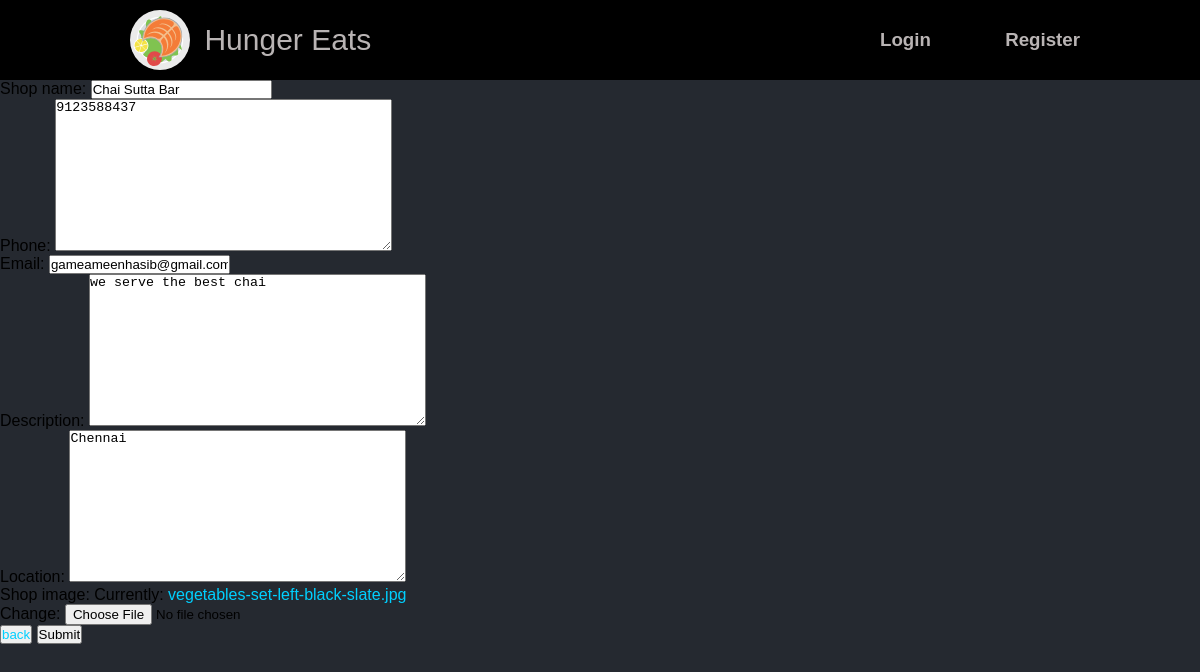
Screenshot of /update-shop/1/ with the database file from the repository.
### hunger/models.py (models this page shows, shortened)
class Shop(models.Model):
    item=models.ForeignKey("Items", blank=True,on_delete=models.SET_NULL,null=True, related_name="items")
    shop_name=models.CharField(max_length=100 ,blank=True,unique=True)
    phone=models.TextField(validators=[MinLengthValidator(10),MaxLengthValidator(10)],null=True,blank=True)
    email=models.EmailField(max_length=50,null=True,blank=True)
    shop_host=models.ForeignKey(User,on_delete=models.SET_NULL,null=True)
    description=models.TextField(max_length=200,null=True)
    location=models.TextField(max_length=100,null=True)
    updated =models.DateTimeField(auto_now=True)
    created=models.DateTimeField(auto_now_add=True)
    shop_image=models.ImageField(null=True,default="vegetables-set-left-black-slate.jpg")
    class Meta:
        ordering=['shop_name']

### hunger/views.py (the view)
# urls.py: path('update-shop/<str:pk>/',views.updateshop,name="update-shop"),
def updateshop(request,pk):
    page="updateshop"
    shop=Shop.objects.get(id=pk)
    form=ShopForm(instance=shop)
    if request.method=='POST':
        form=ShopForm(request.POST,instance=shop)
        if form.is_valid():
            shop.save()
            return redirect('shop',pk=shop.id)
    context={'page':page,'form':form}
    return render(request,'hunger/shop-form.html',context)

### hunger/shop_form.py
class ShopForm(ModelForm):
    class Meta:
        model =Shop
        fields='__all__'
        exclude=['shop_host','item']

### hunger/templates/hunger/shop-form.html (shortened to what this page needs)
{% extends 'index.html' %}
 {% block content %}
{% if page == "createshop" %}
    <form action="" method="POST" required >
    {% csrf_token %} {{form.as_p}}
    <button type="submit"><a href="{{request.META.HTTP_REFERER}}"> back</a></button>
    <input type="submit" required />
    </form>
  <!-- {% for field in form %}
        <label for="shop_name">{{field.label}}</label>
        {{field}}
        {% endfor %} -->
{% elif  page == "updateshop" %}
    <form action="" method="POST" required >
    {% csrf_token %} {{form.as_p}}
    <button><a href="{{request.META.HTTP_REFERER}}"> back</a></button>
    <input type="submit" required />
    </form>
{% elif page == "deleteshop" %}
    <form action="" method="POST" required >
    {% csrf_token %} {{form.as_p}} Are you sure you want to delete this
    Shop: <input type="submit" required />
    <button><a href="{{request.META.HTTP_REFERER}}"> back</a></button>
    </form>
{% elif page == "createitem" %}
    <form action="" method="POST"  >
    {% csrf_token %} {{form.as_p}}
    <button><a href="{{request.META.HTTP_REFERER}}"> back</a></button>
    <input type="submit" required />
    </form>
{% elif page == "updateitem" %}
    <form action="" method="POST"  >
    {% csrf_token %} {{form.as_p}}
    <button><a href="{{request.META.HTTP_REFERER}}"> back</a></button>
    <input type="submit" required />
    </form>
{% endif %}
{% endblock %}

### static/css/base.css (style rules this page uses)
* { box-sizing: border-box; margin: 0; padding: 0; color: rgb(0, 0, 0); }
body { background-color: rgb(37, 41, 48); font-family: "Gill Sans", "Gill Sans MT", Calibri, "Trebuchet MS", sans-serif; }
a { text-decoration: none; color: rgb(0, 208, 255); }

### rows the page displays
Shop: shop_name "Chai Sutta Bar", phone "9123588437", email "gameameenhasib@gmail.com", description "we serve the best chai", location "Chennai"
